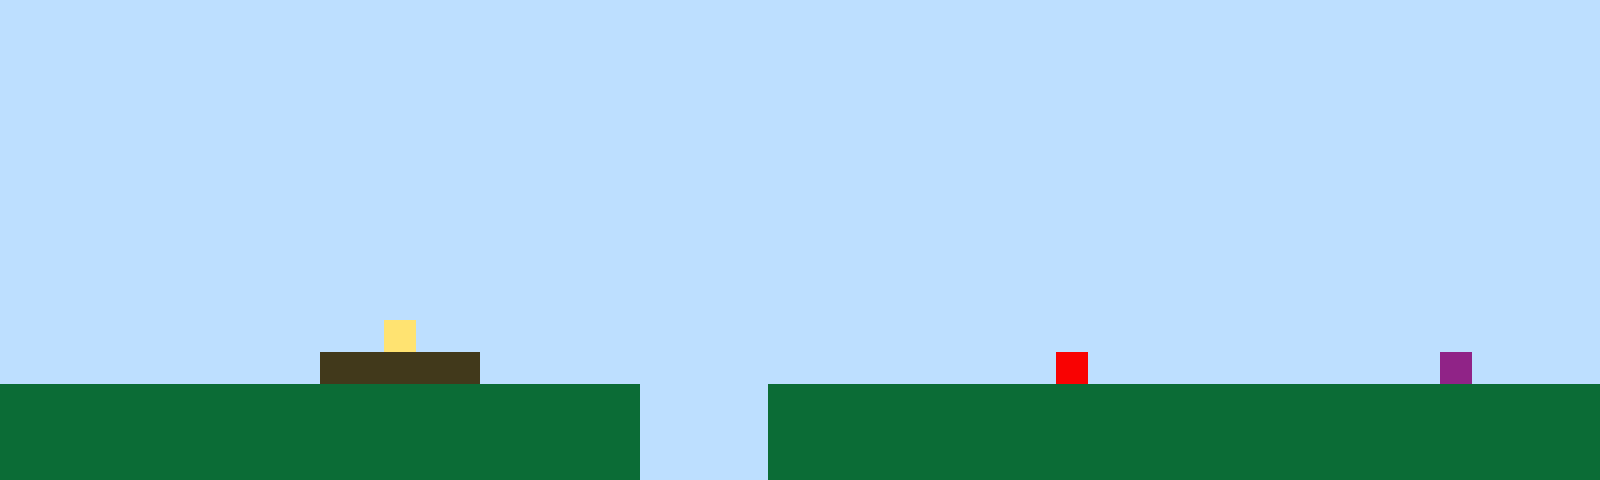

Below is a game level as drawn by its tile map, then a one-line description and the .tmx file that defines it, in full:
An orthogonal 50x15 tile map with 32x32 px tiles, 1 tile layer (Tile Layer 1).

<map version="1.10" tiledversion="1.11.2" orientation="orthogonal" renderorder="right-up" width="50" height="15" tilewidth="32" tileheight="32" infinite="0" nextlayerid="2" nextobjectid="1"><editorsettings><export target="map1.csv" format="csv" /></editorsettings><tileset firstgid="1" name="sprites" tilewidth="32" tileheight="32" tilecount="6" columns="3"><image source="sprites.png" width="96" height="64" /></tileset><layer id="1" name="Tile Layer 1" width="50" height="15"><data encoding="csv">1,1,1,1,1,1,1,1,1,1,1,1,1,1,1,1,1,1,1,1,1,1,1,1,1,1,1,1,1,1,1,1,1,1,1,1,1,1,1,1,1,1,1,1,1,1,1,1,1,1,1,1,1,1,1,1,1,1,1,1,1,1,1,1,1,1,1,1,1,1,1,1,1,1,1,1,1,1,1,1,1,1,1,1,1,1,1,1,1,1,1,1,1,1,1,1,1,1,1,1,1,1,1,1,1,1,1,1,1,1,1,1,1,1,1,1,1,1,1,1,1,1,1,1,1,1,1,1,1,1,1,1,1,1,1,1,1,1,1,1,1,1,1,1,1,1,1,1,1,1,1,1,1,1,1,1,1,1,1,1,1,1,1,1,1,1,1,1,1,1,1,1,1,1,1,1,1,1,1,1,1,1,1,1,1,1,1,1,1,1,1,1,1,1,1,1,1,1,1,1,1,1,1,1,1,1,1,1,1,1,1,1,1,1,1,1,1,1,1,1,1,1,1,1,1,1,1,1,1,1,1,1,1,1,1,1,1,1,1,1,1,1,1,1,1,1,1,1,1,1,1,1,1,1,1,1,1,1,1,1,1,1,1,1,1,1,1,1,1,1,1,1,1,1,1,1,1,1,1,1,1,1,1,1,1,1,1,1,1,1,1,1,1,1,1,1,1,1,1,1,1,1,1,1,1,1,1,1,1,1,1,1,1,1,1,1,1,1,1,1,1,1,1,1,1,1,1,1,1,1,1,1,1,1,1,1,1,1,1,1,1,1,1,1,1,1,1,1,1,1,1,1,1,1,1,1,1,1,1,1,1,1,1,1,1,1,1,1,1,1,1,1,1,1,1,1,1,1,1,1,1,1,1,1,1,1,1,1,1,1,1,1,1,1,1,1,1,1,1,1,1,1,1,1,1,1,1,1,1,1,1,1,1,1,1,1,1,1,1,1,1,1,1,1,1,1,1,1,1,1,1,1,1,1,1,1,1,1,1,1,1,1,1,1,1,1,1,1,1,1,1,1,1,1,1,1,1,1,1,1,1,1,1,1,1,1,1,1,1,1,1,1,1,1,1,1,1,1,1,1,1,1,1,1,1,1,1,1,1,1,1,1,1,1,1,1,1,1,1,1,1,1,1,1,1,1,1,1,1,1,1,1,4,1,1,1,1,1,1,1,1,1,1,1,1,1,1,1,1,1,1,1,1,1,1,1,1,1,1,1,1,1,1,1,1,1,1,1,1,1,1,1,1,1,1,1,1,1,1,1,3,3,3,3,3,1,1,1,1,1,1,1,1,1,1,1,1,1,1,1,1,1,1,5,1,1,1,1,1,1,1,1,1,1,1,6,1,1,1,1,2,2,2,2,2,2,2,2,2,2,2,2,2,2,2,2,2,2,2,2,1,1,1,1,2,2,2,2,2,2,2,2,2,2,2,2,2,2,2,2,2,2,2,2,2,2,2,2,2,2,2,2,2,2,2,2,2,2,2,2,2,2,2,2,2,2,2,2,2,2,1,1,1,1,2,2,2,2,2,2,2,2,2,2,2,2,2,2,2,2,2,2,2,2,2,2,2,2,2,2,2,2,2,2,2,2,2,2,2,2,2,2,2,2,2,2,2,2,2,2,1,1,1,1,2,2,2,2,2,2,2,2,2,2,2,2,2,2,2,2,2,2,2,2,2,2,2,2,2,2</data></layer></map>
